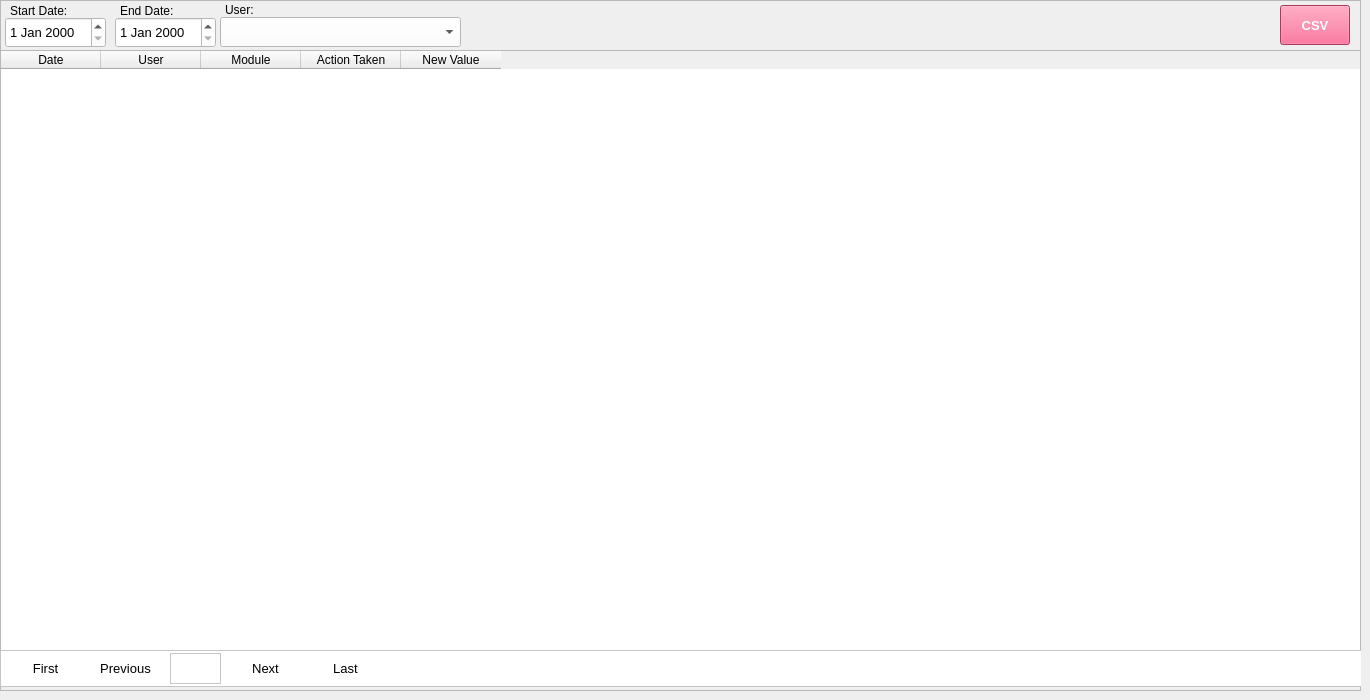
    <widget class="QWidget" name="tabAuditTrail">
     <attribute name="title">
      <string>AuditTrail</string>
     </attribute>
     <widget class="QFrame" name="frame_4">
      <property name="geometry">
       <rect>
        <x>0</x>
        <y>0</y>
        <width>1361</width>
        <height>691</height>
       </rect>
      </property>
      <property name="frameShape">
       <enum>QFrame::StyledPanel</enum>
      </property>
      <property name="frameShadow">
       <enum>QFrame::Raised</enum>
      </property>
      <widget class="QTableWidget" name="tableWidgetAuditTrail">
       <property name="geometry">
        <rect>
         <x>0</x>
         <y>50</y>
         <width>1361</width>
         <height>601</height>
        </rect>
       </property>
       <property name="minimumSize">
        <size>
         <width>1361</width>
         <height>0</height>
        </size>
       </property>
       <column>
        <property name="text">
         <string>Date</string>
        </property>
       </column>
       <column>
        <property name="text">
         <string>User</string>
        </property>
       </column>
       <column>
        <property name="text">
         <string>Module</string>
        </property>
       </column>
       <column>
        <property name="text">
         <string>Action Taken</string>
        </property>
       </column>
       <column>
        <property name="text">
         <string>New Value</string>
        </property>
       </column>
      </widget>
      <widget class="QDateEdit" name="dateEditStartDate">
       <property name="geometry">
        <rect>
         <x>5</x>
         <y>17</y>
         <width>101</width>
         <height>31</height>
        </rect>
       </property>
       <property name="font">
        <font>
         <family>Segoe UI</family>
         <pointsize>10</pointsize>
        </font>
       </property>
       <property name="styleSheet">
        <string notr="true">color: rgb(0, 0, 0);
background-color: rgb(255, 255, 255);</string>
       </property>
      </widget>
      <widget class="QDateEdit" name="dateEditEndDate">
       <property name="geometry">
        <rect>
         <x>115</x>
         <y>17</y>
         <width>101</width>
         <height>31</height>
        </rect>
       </property>
       <property name="font">
        <font>
         <family>Segoe UI</family>
         <pointsize>10</pointsize>
        </font>
       </property>
       <property name="styleSheet">
        <string notr="true">color: rgb(0, 0, 0);
background-color: rgb(255, 255, 255);</string>
       </property>
      </widget>
      <widget class="QLabel" name="label_3">
       <property name="geometry">
        <rect>
         <x>10</x>
         <y>3</y>
         <width>61</width>
         <height>16</height>
        </rect>
       </property>
       <property name="text">
        <string>Start Date:</string>
       </property>
      </widget>
      <widget class="QLabel" name="label_4">
       <property name="geometry">
        <rect>
         <x>120</x>
         <y>3</y>
         <width>61</width>
         <height>16</height>
        </rect>
       </property>
       <property name="text">
        <string>End Date:</string>
       </property>
      </widget>
      <widget class="QComboBox" name="comboBox">
       <property name="geometry">
        <rect>
         <x>220</x>
         <y>17</y>
         <width>241</width>
         <height>30</height>
        </rect>
       </property>
       <property name="font">
        <font>
         <family>Segoe UI</family>
         <pointsize>10</pointsize>
        </font>
       </property>
       <property name="styleSheet">
        <string notr="true">color: rgb(0, 0, 0);
background-color: rgb(255, 255, 255);</string>
       </property>
      </widget>
      <widget class="QLabel" name="label_5">
       <property name="geometry">
        <rect>
         <x>225</x>
         <y>3</y>
         <width>47</width>
         <height>13</height>
        </rect>
       </property>
       <property name="text">
        <string>User:</string>
       </property>
      </widget>
      <widget class="QPushButton" name="pushButtonCSV">
       <property name="geometry">
        <rect>
         <x>1280</x>
         <y>5</y>
         <width>70</width>
         <height>40</height>
        </rect>
       </property>
       <property name="font">
        <font>
         <family>Segoe UI</family>
         <pointsize>10</pointsize>
         <weight>75</weight>
         <bold>true</bold>
        </font>
       </property>
       <property name="autoFillBackground">
        <bool>false</bool>
       </property>
       <property name="styleSheet">
        <string notr="true">background-color: rgb(240, 80, 128);
color: rgb(255, 255, 255);</string>
       </property>
       <property name="text">
        <string>CSV</string>
       </property>
      </widget>
      <widget class="QFrame" name="frame_3">
       <property name="geometry">
        <rect>
         <x>0</x>
         <y>650</y>
         <width>1371</width>
         <height>37</height>
        </rect>
       </property>
       <property name="styleSheet">
        <string notr="true">background-color: rgb(255, 255, 255);
color: rgb(255, 255, 255);</string>
       </property>
       <property name="frameShape">
        <enum>QFrame::StyledPanel</enum>
       </property>
       <property name="frameShadow">
        <enum>QFrame::Raised</enum>
       </property>
       <widget class="QPushButton" name="pushButtonFirst">
        <property name="geometry">
         <rect>
          <x>10</x>
          <y>0</y>
          <width>71</width>
          <height>37</height>
         </rect>
        </property>
        <property name="font">
         <font>
          <family>Segoe UI</family>
          <pointsize>10</pointsize>
         </font>
        </property>
        <property name="styleSheet">
         <string notr="true">color: rgb(0, 0, 0);</string>
        </property>
        <property name="text">
         <string>First</string>
        </property>
        <property name="flat">
         <bool>true</bool>
        </property>
       </widget>
       <widget class="QPushButton" name="pushButtonPrevious">
        <property name="geometry">
         <rect>
          <x>90</x>
          <y>0</y>
          <width>71</width>
          <height>37</height>
         </rect>
        </property>
        <property name="font">
         <font>
          <family>Segoe UI</family>
          <pointsize>10</pointsize>
         </font>
        </property>
        <property name="styleSheet">
         <string notr="true">color: rgb(0, 0, 0);</string>
        </property>
        <property name="text">
         <string>Previous</string>
        </property>
        <property name="flat">
         <bool>true</bool>
        </property>
       </widget>
       <widget class="QPushButton" name="pushButtonNext">
        <property name="geometry">
         <rect>
          <x>230</x>
          <y>0</y>
          <width>71</width>
          <height>37</height>
         </rect>
        </property>
        <property name="font">
         <font>
          <family>Segoe UI</family>
          <pointsize>10</pointsize>
         </font>
        </property>
        <property name="styleSheet">
         <string notr="true">color: rgb(0, 0, 0);</string>
        </property>
        <property name="text">
         <string>Next</string>
        </property>
        <property name="flat">
         <bool>true</bool>
        </property>
       </widget>
       <widget class="QPushButton" name="pushButtonLast">
        <property name="geometry">
         <rect>
          <x>310</x>
          <y>0</y>
          <width>71</width>
          <height>37</height>
         </rect>
        </property>
        <property name="font">
         <font>
          <family>Segoe UI</family>
          <pointsize>10</pointsize>
         </font>
        </property>
        <property name="styleSheet">
         <string notr="true">color: rgb(0, 0, 0);</string>
        </property>
        <property name="text">
         <string>Last</string>
        </property>
        <property name="flat">
         <bool>true</bool>
        </property>
       </widget>
       <widget class="QTextEdit" name="textEditPageNumber">
        <property name="geometry">
         <rect>
          <x>170</x>
          <y>3</y>
          <width>51</width>
          <height>31</height>
         </rect>
        </property>
        <property name="font">
         <font>
          <family>Segoe UI</family>
          <pointsize>10</pointsize>
         </font>
        </property>
        <property name="styleSheet">
         <string notr="true">color: rgb(0, 0, 0);</string>
        </property>
        <property name="readOnly">
         <bool>true</bool>
        </property>
       </widget>
      </widget>
     </widget>
    </widget>
